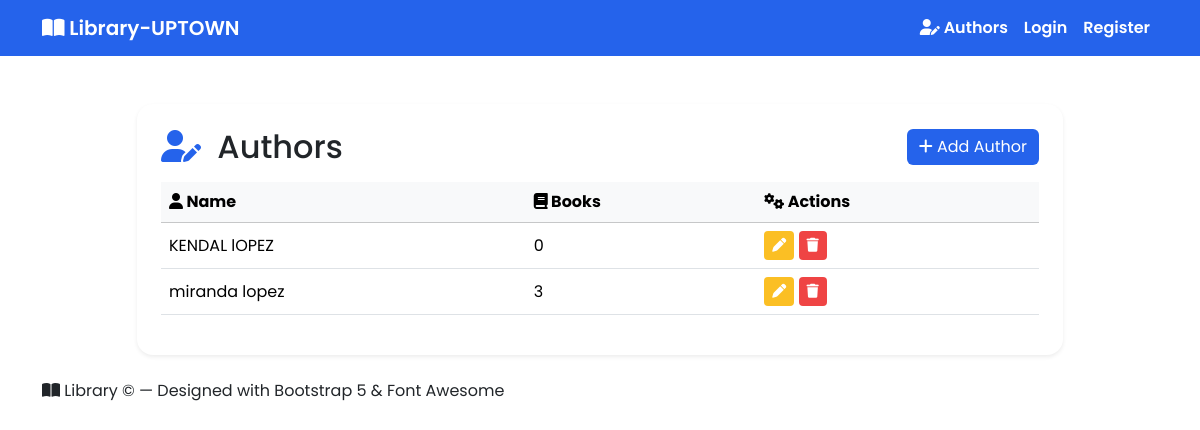
/library/authors/, run on an earlier commit of the app's database.
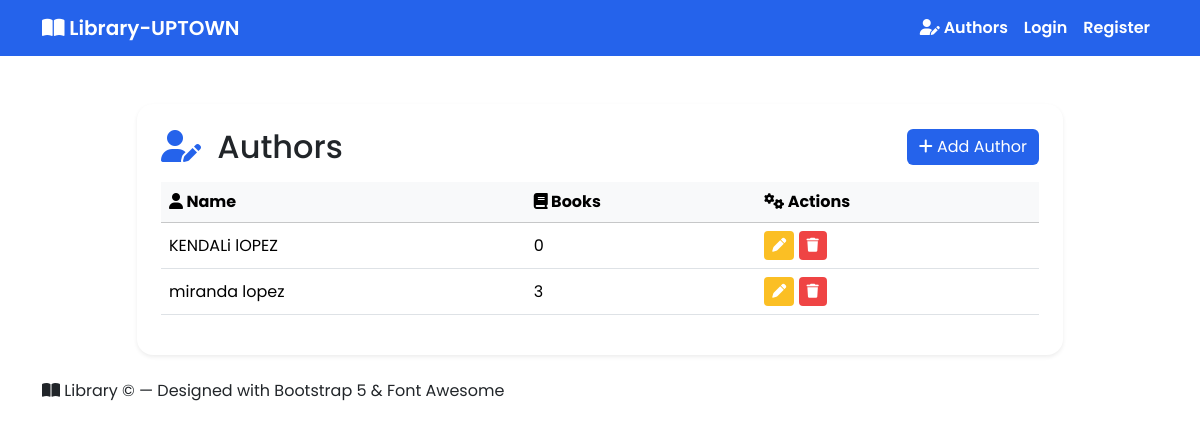
And on a later commit of the database.
### library/models.py (models this page shows, shortened)
class Author(models.Model):
    first_name = models.CharField(max_length=100)
    last_name = models.CharField(max_length=100)
    birth_date = models.DateField(null=True, blank=True)
    biography = models.TextField(blank=True)
    class Meta:
        ordering = ['last_name', 'first_name']

### library/views.py (the view)
# urls.py: path('authors/', views.AuthorListView.as_view(), name='author-list'),
class AuthorListView(ListView):
    model = Author
    template_name = 'library/author_list.html'
    context_object_name = 'authors'

### library/templates/library/author_list.html (shortened to what this page needs)
{% extends 'base.html' %}
{% block extra_head %}
<link rel="stylesheet" href="https://cdnjs.cloudflare.com/ajax/libs/font-awesome/6.5.0/css/all.min.css">
{% endblock %}
{% block content %}
<div class="row justify-content-center">
    <div class="col-md-10">
        <div class="card shadow-sm border-0 mt-4">
            <div class="card-body p-4">
                <div class="d-flex justify-content-between align-items-center mb-3">
                    <h2 class="card-title mb-0">
                        <i class="fa-solid fa-user-pen"></i> Authors
                    </h2>
                    <a href="{% url 'library:author-add' %}" class="btn btn-primary">
                        <i class="fa-solid fa-plus"></i> Add Author
                    </a>
                </div>
                <div class="table-responsive">
                    <table class="table table-hover align-middle">
                        <thead class="table-light">
                            <tr>
                                <th><i class="fa-solid fa-user"></i> Name</th>
                                <th><i class="fa-solid fa-book"></i> Books</th>
                                <th><i class="fa-solid fa-gears"></i> Actions</th>
                            </tr>
                        </thead>
                        <tbody>
                            {% for author in authors %}
                            <tr>
                                <td>{{ author.first_name }} {{ author.last_name }}</td>
                                <td>{{ author.books.count }}</td>
                                <td>
                                    <a href="{% url 'library:author-update' author.pk %}" class="btn btn-sm btn-warning" title="Edit">
                                        <i class="fa-solid fa-pen"></i>
                                    </a>
                                    <a href="{% url 'library:author-delete' author.pk %}" class="btn btn-sm btn-danger" title="Delete">
                                        <i class="fa-solid fa-trash"></i>
                                    </a>
                                </td>
                            </tr>
                            {% empty %}
                            <tr>
                                <td colspan="3" class="text-center text-muted">No authors found.</td>
                            </tr>
                            {% endfor %}
                        </tbody>
                    </table>
                </div>
            </div>
        </div>
    </div>
</div>
<footer class="footer mt-4">
    <div>
        <i class="fa-solid fa-book-open"></i> Library &copy; {{ now|date:"Y" }} — Designed with Bootstrap 5 & Font Awesome
    </div>
</footer>
{% endblock %}

What changed in the data, as far as the page shows it:
changed Author "lOPEZ": first_name "KENDAL" → "KENDALi"
